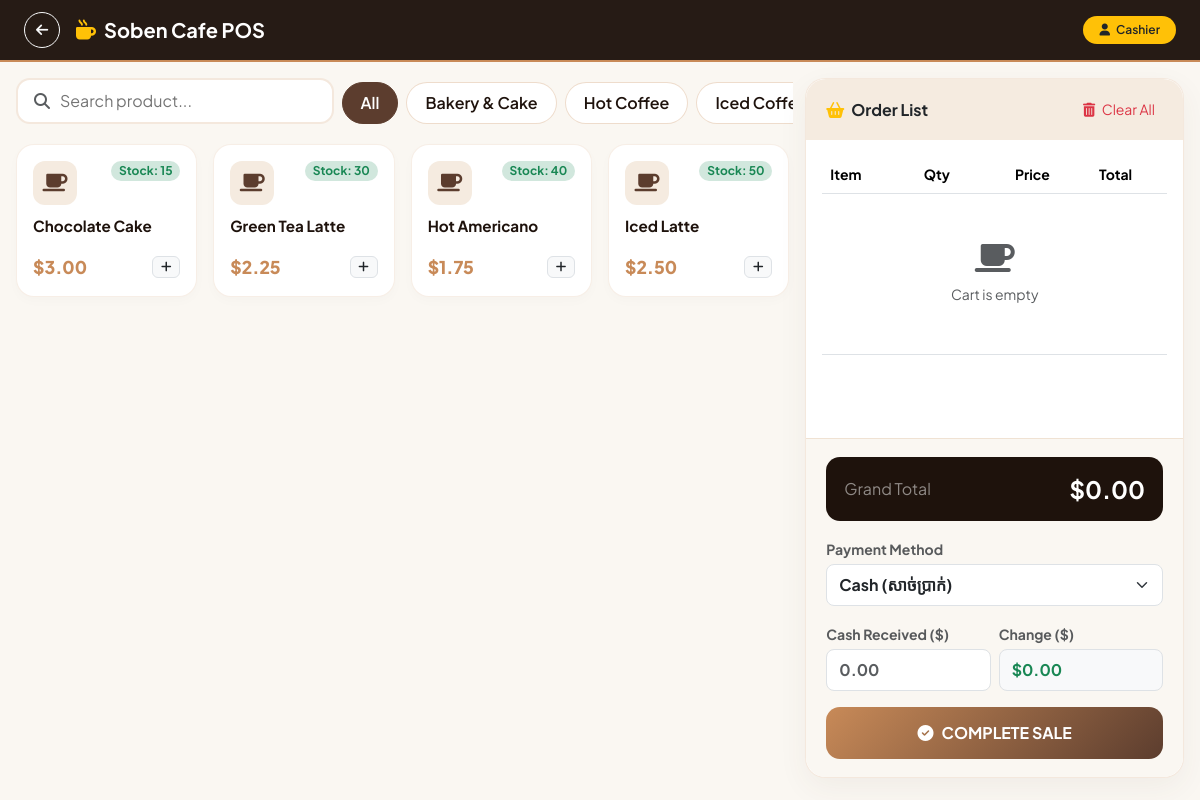
Page /main/pos.php (signed in) on the committed database.
### tables this page shows
CREATE TABLE `categories` (
  `id` INT(11) NOT NULL AUTO_INCREMENT,
  `category_name` VARCHAR(100) NOT NULL,
  `description` TEXT DEFAULT NULL,
  `created_at` TIMESTAMP NOT NULL DEFAULT CURRENT_TIMESTAMP,
  PRIMARY KEY (`id`)
);

CREATE TABLE `products` (
  `id` INT(11) NOT NULL AUTO_INCREMENT,
  `product_code` VARCHAR(50) DEFAULT NULL,
  `product_name` VARCHAR(150) NOT NULL,
  `category_id` INT(11) DEFAULT NULL,
  `price` DECIMAL(10,2) NOT NULL DEFAULT 0.00,
  `qty` INT(11) NOT NULL DEFAULT 0,
  `image` VARCHAR(255) DEFAULT 'default-product.png',
  `created_at` TIMESTAMP NOT NULL DEFAULT CURRENT_TIMESTAMP,
  PRIMARY KEY (`id`),
  KEY `category_id` (`category_id`),
  CONSTRAINT `fk_products_category` FOREIGN KEY (`category_id`) REFERENCES `categories` (`id`) ON DELETE SET NULL
);

### main/pos.php (the view, shortened to what this page needs)
<?php
require_once '../connect.php';
$categoriesStmt = $db->query("SELECT * FROM categories ORDER BY category_name ASC");
$categories = $categoriesStmt->fetchAll(PDO::FETCH_ASSOC);
$productsStmt = $db->query("
    SELECT
        p.id,
        p.product_code,
        p.product_name AS item_name,
        p.price AS item_price,
        p.qty AS stock,
        c.category_name AS category_name
    FROM products p
    LEFT JOIN categories c ON p.category_id = c.id
    ORDER BY p.product_name ASC
");
$products = $productsStmt->fetchAll(PDO::FETCH_ASSOC);
?>
<!DOCTYPE html>
<html lang="en">
<head>
    <link href="https://cdn.jsdelivr.net/npm/bootstrap@5.3.3/dist/css/bootstrap.min.css" rel="stylesheet">
    <link href="https://cdnjs.cloudflare.com/ajax/libs/font-awesome/6.5.2/css/all.min.css" rel="stylesheet">
</head>
<body>
<div class="pos-header d-flex justify-content-between align-items-center mb-3">
    <div class="d-flex align-items-center gap-3">
        <a href="dashboard.php" class="btn btn-outline-light btn-sm rounded-circle d-flex align-items-center justify-content-center" style="width: 36px; height: 36px;">
            <i class="fa-solid fa-arrow-left"></i>
        </a>
        <h5 class="m-0 fw-bold d-flex align-items-center gap-2">
            <i class="fa-solid fa-mug-hot text-warning"></i> Soben Cafe POS
        </h5>
    </div>
    <div class="d-flex align-items-center gap-3">
        <span class="badge bg-warning text-dark px-3 py-2 rounded-pill fw-semibold">
            <i class="fa-solid fa-user me-1"></i> <?php echo htmlspecialchars($_SESSION['full_name'] ?? 'Cashier', ENT_QUOTES, 'UTF-8'); ?>
        </span>
    </div>
</div>
<div class="container-fluid px-3">
    <div class="row g-3">
        <div class="col-lg-7 col-xl-8">
            <div class="row g-2 mb-3">
                <div class="col-md-5">
                    <div class="search-box d-flex align-items-center gap-2">
                        <i class="fa-solid fa-magnifying-glass text-muted"></i>
                        <input type="text" id="searchProduct" placeholder="Search product..." onkeyup="filterProducts()">
                    </div>
                </div>
                <div class="col-md-7 d-flex align-items-center gap-2 overflow-auto py-1">
                    <button class="category-pill active" onclick="filterCategory('all', this)">All</button>
                    <?php if (!empty($categories)): ?>
                        <?php foreach ($categories as $cat): ?>
                            <button class="category-pill" onclick="filterCategory('<?php echo htmlspecialchars(strtolower($cat['category_name']), ENT_QUOTES, 'UTF-8'); ?>', this)">
                                <?php echo htmlspecialchars($cat['category_name'], ENT_QUOTES, 'UTF-8'); ?>
                            </button>
                        <?php endforeach; ?>
                    <?php endif; ?>
                </div>
            </div>
            <div class="row g-3" id="productList">
                <?php if (!empty($products)): ?>
                    <?php foreach ($products as $prod):
                        $p_id = (int)($prod['id'] ?? 0);
                        $p_name = $prod['item_name'] ?? 'Item';
                        $p_price = (float)($prod['item_price'] ?? 0.00);
                        $p_cat = strtolower($prod['category_name'] ?? 'uncategorized');
                        $p_stock = (int)($prod['stock'] ?? 0);
                        $is_out_of_stock = $p_stock <= 0;
                    ?>
                        <div class="col-6 col-md-4 col-xl-3 product-item" data-name="<?php echo htmlspecialchars(strtolower($p_name), ENT_QUOTES, 'UTF-8'); ?>" data-category="<?php echo htmlspecialchars($p_cat, ENT_QUOTES, 'UTF-8'); ?>">
                            <div class="product-card <?php echo $is_out_of_stock ? 'out-of-stock' : ''; ?>"
                                 onclick="<?php echo !$is_out_of_stock ? 'openModifierModal(' . $p_id . ', ' . htmlspecialchars(json_encode($p_name), ENT_QUOTES, 'UTF-8') . ', ' . $p_price . ')' : 'void(0);'; ?>">
                                <div>
                                    <div class="d-flex justify-content-between align-items-start">
                                        <div class="product-icon">
                                            <i class="fa-solid fa-mug-saucer"></i>
                                        </div>
                                        <span class="badge <?php echo $p_stock > 0 ? 'bg-success-subtle text-success' : 'bg-danger-subtle text-danger'; ?> rounded-pill">
                                            Stock: <?php echo $p_stock; ?>
                                        </span>
                                    </div>
                                    <div class="product-title"><?php echo htmlspecialchars($p_name, ENT_QUOTES, 'UTF-8'); ?></div>
                                </div>
                                <div class="d-flex justify-content-between align-items-center mt-3">
                                    <div class="product-price">$<?php echo number_format($p_price, 2); ?></div>
                                    <span class="badge bg-light text-dark border"><i class="fa-solid fa-plus"></i></span>
                                </div>
                            </div>
                        </div>
                    <?php endforeach; ?>
                <?php else: ?>
                    <div class="text-center py-5 text-muted col-12">
                        <p>No products available in the database!</p>
                    </div>
                <?php endif; ?>
            </div>
        </div>
        <div class="col-lg-5 col-xl-4">
            <div class="cart-card">
                <div class="cart-header d-flex justify-content-between align-items-center">
                    <h6 class="fw-bold m-0 text-dark">
                        <i class="fa-solid fa-basket-shopping text-warning me-1"></i> Order List
                    </h6>
                    <button class="btn btn-sm btn-outline-danger border-0 rounded-pill px-2" onclick="clearCart()">
                        <i class="fa-solid fa-trash-can me-1"></i> Clear All
                    </button>
                </div>
                <div class="cart-body">
                    <table class="table w-100 align-middle">
                        <thead>
                            <tr class="small text-muted">
                                <th>Item</th>
                                <th class="text-center">Qty</th>
                                <th class="text-end">Price</th>
                                <th class="text-end">Total</th>
                                <th></th>
                            </tr>
                        </thead>
                        <tbody id="cartTableBody"></tbody>
                    </table>
                </div>
                <div class="cart-footer">
                    <div class="total-badge d-flex justify-content-between align-items-center mb-3">
                        <span class="fs-6 text-white-50">Grand Total</span>
                        <span class="fs-4 fw-bold" id="grandTotalText">$0.00</span>
                    </div>
                    <div class="mb-3">
                        <label class="form-label small fw-bold text-muted mb-1">Payment Method</label>
                        <select id="paymentMethodSelect" class="form-select rounded-3 py-2 fw-bold" onchange="handlePaymentMethodChange()">
                            <option value="cash">Cash (សាច់ប្រាក់)</option>
                        </select>
                    </div>
                    <div id="singlePaymentSection" class="row g-2 mb-3">
                        <div class="col-6" id="cashInputContainer">
                            <label class="form-label small fw-bold text-muted mb-1" id="receivedLabel">Cash Received ($)</label>
                            <input type="number" step="0.01" min="0" class="form-control rounded-3 py-2 fw-bold" id="cashReceived" placeholder="0.00" oninput="calculateChange()">
                        </div>
                        <div class="col-6" id="changeInputContainer">
                            <label class="form-label small fw-bold text-muted mb-1" id="changeLabel">Change ($)</label>
                            <input type="text" class="form-control rounded-3 py-2 fw-bold bg-light text-success" id="changeAmount" value="$0.00" readonly>
                        </div>
                    </div>
                    <button class="btn-checkout d-flex justify-content-center align-items-center gap-2" onclick="completeSale()">
                        <i class="fa-solid fa-circle-check"></i>
                        <span>COMPLETE SALE</span>
                    </button>
                </div>
            </div>
        </div>
    </div>
</div>
</body>
</html>

### main/pos.php (style rules this page uses)
:root { --cafe-dark: #1E120C; --cafe-primary: #5C3D2E; --cafe-accent: #C88A58; --cafe-cream: #F5EBE0; --cafe-bg: #FAF7F2; --text-main: #231914; }
body { font-family: 'Plus Jakarta Sans', sans-serif; background: var(--cafe-bg); color: var(--text-main); min-height: 100vh; }
.pos-header { background: rgba(30, 18, 12, 0.96); backdrop-filter: blur(10px); color: #fff; padding: 12px 24px; border-bottom: 2px solid var(--cafe-accent); }
.category-pill { background: #fff; border: 1px solid rgba(200, 138, 88, 0.3); color: var(--cafe-dark); padding: 8px 18px; border-radius: 50px; cursor: pointer; font-weight: 600; white-space: nowrap; transition: all 0.2s ease; }
.category-pill.active, .category-pill:hover { background: var(--cafe-primary); color: #fff; border-color: var(--cafe-primary); }
.product-card { background: #ffffff; border-radius: 18px; border: 1px solid rgba(200, 138, 88, 0.15); padding: 16px; transition: all 0.25s ease; cursor: pointer; height: 100%; display: flex; flex-direction: column; justify-content: space-between; box-shadow: 0 4px 12px rgba(0,0,0,0.02); }
.product-icon { width: 44px; height: 44px; border-radius: 12px; background: var(--cafe-cream); color: var(--cafe-primary); display: flex; align-items: center; justify-content: center; font-size: 1.25rem; }
.product-title { font-weight: 700; font-size: 0.95rem; color: var(--cafe-dark); margin-top: 10px; }
.product-price { font-weight: 800; font-size: 1.1rem; color: var(--cafe-accent); }
.cart-card { background: #ffffff; border-radius: 20px; border: 1px solid rgba(200, 138, 88, 0.2); box-shadow: 0 10px 30px rgba(92, 61, 46, 0.06); display: flex; flex-direction: column; height: calc(100vh - 100px); position: sticky; top: 80px; }
.cart-header { background: var(--cafe-cream); padding: 16px 20px; border-top-left-radius: 20px; border-top-right-radius: 20px; }
.cart-body { flex-grow: 1; overflow-y: auto; padding: 16px; }
.cart-footer { padding: 18px 20px; background: #FAF7F2; border-bottom-left-radius: 20px; border-bottom-right-radius: 20px; border-top: 1px solid rgba(200, 138, 88, 0.2); }
.total-badge { background: var(--cafe-dark); color: #fff; padding: 14px 18px; border-radius: 14px; }
.btn-checkout { background: linear-gradient(135deg, var(--cafe-accent) 0%, var(--cafe-primary) 100%); color: #ffffff; border: none; border-radius: 14px; padding: 14px; font-weight: 700; font-size: 1rem; width: 100%; }
.search-box { background: #ffffff; border: 2px solid rgba(200, 138, 88, 0.2); border-radius: 14px; padding: 8px 16px; }
.search-box input { border: none; outline: none; width: 100%; background: transparent; }

### rows in the picture
categories: category_name "Bakery & Cake"
categories: category_name "Hot Coffee"
categories: category_name "Iced…"
products: qty "15", product_name "Chocolate Cake", price "3.00"
products: qty "30", product_name "Green Tea Latte", price "2.25"
products: qty "40", product_name "Hot Americano", price "1.75"
products: qty "50", product_name "Iced Latte", price "2.50"

### other values in the picture
$_SESSION['full_name'] "Cashier"
